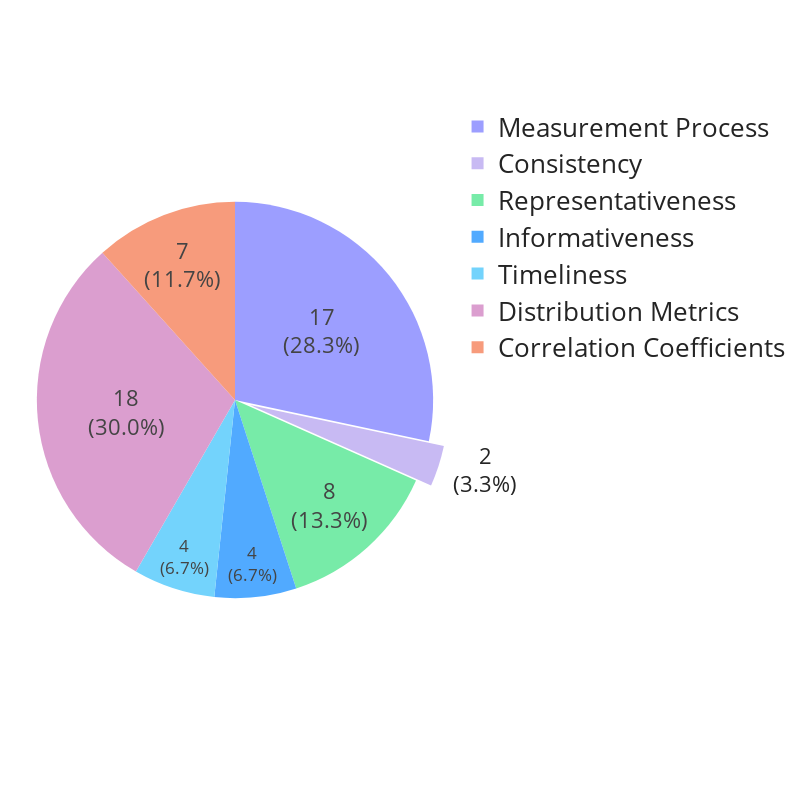

Notebook code cell kept with this figure:
### Code cell
import numpy as np
import plotly.express as px

# Define your custom cluster order
desired_order = [
    "Measurement Process",
    "Consistency",
    "Representativeness",
    "Informativeness",
    "Timeliness",
    "Distribution Metrics",
    "Correlation Coefficients"
]

df["cluster"] = pd.Categorical(df["cluster"], categories=desired_order, ordered=True)
df = df.sort_values("cluster")

# Create the 2-line text (keep <br> for inside; outside works too)
df["slice_text_multiline"] = df.apply(
    lambda r: f"{int(r['n_metrics'])}<br>({r['percentage']:.1f}%)",
    axis=1
)

# --- choose when to push labels outside ---
# Anything below this percent goes outside (tune 4–8 depending on crowding)
OUTSIDE_THRESHOLD_PCT = 6.0

is_small = df["percentage"] < OUTSIDE_THRESHOLD_PCT

# Pull out only the small slices (helps leader lines + avoids collisions)
pull = np.where(is_small, 0.08, 0.0)

fig = px.pie(
    df,
    names="cluster",
    values="n_metrics",
    color="cluster",
    color_discrete_map=cluster_colors,
    category_orders={"cluster": desired_order}
)

fig.update_traces(
    sort=False,
    text=df["slice_text_multiline"],
    textinfo="text",
    textfont=dict(size=22),  # ✅ force label font size

    # ✅ mixed strategy:
    textposition=np.where(is_small, "outside", "inside"),

    # inside label orientation
    insidetextorientation="horizontal",

    # help outside labels with leader lines
    pull=pull,

    hovertemplate=(
        "<b>%{label}</b><br>"
        "N = %{value}<br>"
        "% = %{percent:.1%}<extra></extra>"
    ),
)

fig.update_layout(
    title=None,
    showlegend=True,
    width=800,
    height=800,
    margin=dict(l=20, r=20, t=10, b=10),
    font=dict(size=26),

    # ✅ IMPORTANT: do NOT allow Plotly to shrink text
    #uniformtext_minsize=24,
    #uniformtext_mode="show"
)

fig.show()
fig.write_image("Fig1_Metrics_overview2.png", scale=3)
fig.write_image("Fig1_Metrics_overview2.svg", scale=3)
fig.write_image("Fig1_Metrics_overview2.pdf", scale=3)
# ==========================

### Figure 1 — Plotly figure (JSON) as saved in the notebook; plotly's stock layout.template omitted (floating-point values rounded to 4 significant figures)
{"data": [{"customdata": [["Measurement Process"], ["Consistency"], ["Representativeness"], ["Informativeness"], ["Timeliness"], ["Distribution Metrics"], ["Correlation Coefficients"]], "direction": "clockwise", "domain": {"x": [0, 1], "y": [0, 1]}, "hovertemplate": "<b>%{label}</b><br>N = %{value}<br>% = %{percent:.1%}<extra></extra>", "insidetextorientation": "horizontal", "labels": ["Measurement Process", "Consistency", "Representativeness", "Informativeness", "Timeliness", "Distribution Metrics", "Correlation Coefficients"], "legendgroup": "", "marker": {"colors": ["#9C9EFF", "#C8BAF3", "#77EBA8", "#51AAFF", "#73D3FC", "#DB9ECF", "#F79B7C"]}, "name": "", "pull": [0.0, 0.08, 0.0, 0.0, 0.0, 0.0, 0.0], "showlegend": true, "sort": false, "text": ["17<br>(28.3%)", "2<br>(3.3%)", "8<br>(13.3%)", "4<br>(6.7%)", "4<br>(6.7%)", "18<br>(30.0%)", "7<br>(11.7%)"], "textfont": {"size": 22}, "textinfo": "text", "textposition": ["inside", "outside", "inside", "inside", "inside", "inside", "inside"], "type": "pie", "values": [17, 2, 8, 4, 4, 18, 7]}], "layout": {"font": {"size": 26}, "height": 800, "legend": {"tracegroupgap": 0}, "margin": {"b": 10, "l": 20, "r": 20, "t": 10}, "showlegend": true, "title": {}, "width": 800}}
